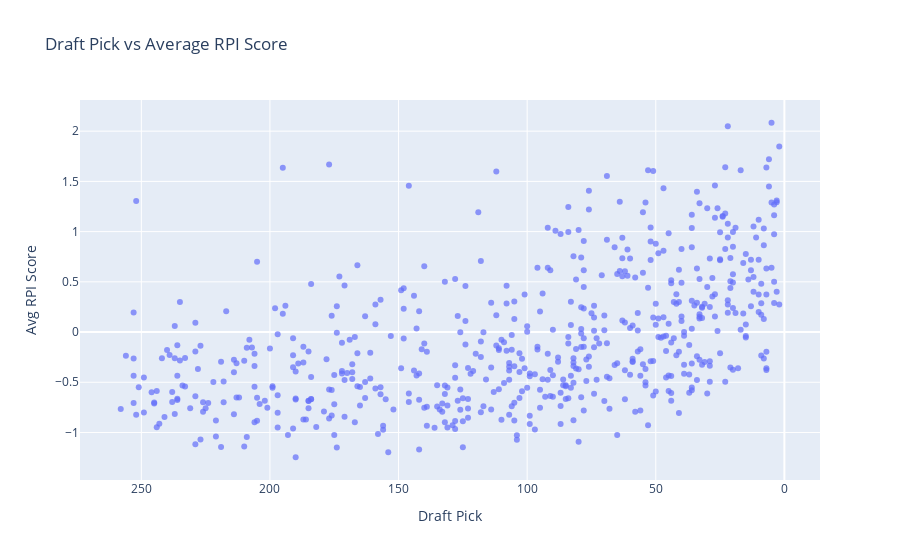

Here is the notebook cell this chart was saved with:
### Code cell
import pandas as pd
import plotly.express as px

# Make copies to avoid modifying the original data
combine_copy = combine.copy()
nfl_copy = std_nfl.copy()

# Compute the average RPI per player across all seasons
nfl_avg_RPI = nfl_copy.groupby("Player", as_index=False)["RPI"].mean()

# Merge with combine data on player names
df_merged = combine_copy.merge(nfl_avg_RPI, on="Player", how="inner")

# Handle draft pick NaNs and convert to numeric where possible
df_merged['Pick'] = df_merged['Pick'].fillna("Undrafted")
df_merged['Pick_numeric'] = pd.to_numeric(df_merged['Pick'], errors='coerce')

# Create an interactive scatter plot
fig = px.scatter(
    df_merged, x="Pick_numeric", y="RPI", hover_name="Player",
    title="Draft Pick vs Average RPI Score",
    labels={"Pick_numeric": "Draft Pick", "RPI": "Avg RPI Score"},
    opacity=0.7
)

# Reverse x-axis so lower picks appear on the left
fig.update_layout(xaxis=dict(autorange="reversed"))

# Show the plot
fig.show()

### Figure 1 — Plotly figure (JSON) as saved in the notebook; plotly's stock layout.template omitted (floating-point values rounded to 4 significant figures; data arrays with more than 128 entries replaced by an {"elided": "..."} marker saying what was removed)
{"data": [{"hovertemplate": "<b>%{hovertext}</b><br><br>Draft Pick=%{x}<br>Avg RPI Score=%{y}<extra></extra>", "hovertext": {"elided": "722 str values"}, "legendgroup": "", "marker": {"color": "#636efa", "opacity": 0.7, "symbol": "circle"}, "mode": "markers", "name": "", "orientation": "v", "showlegend": false, "type": "scatter", "x": {"elided": "722 int values"}, "xaxis": "x", "y": {"elided": "722 float values"}, "yaxis": "y"}], "layout": {"legend": {"tracegroupgap": 0}, "title": {"text": "Draft Pick vs Average RPI Score"}, "xaxis": {"anchor": "y", "autorange": "reversed", "domain": [0, 1], "title": {"text": "Draft Pick"}}, "yaxis": {"anchor": "x", "domain": [0, 1], "title": {"text": "Avg RPI Score"}}}}
